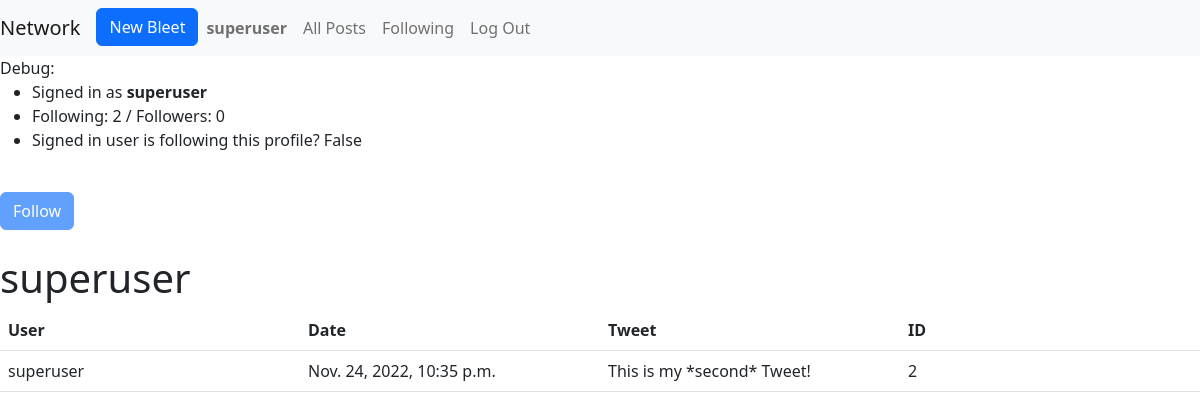
/profile/2 (signed in), run on an earlier commit of the app's database.
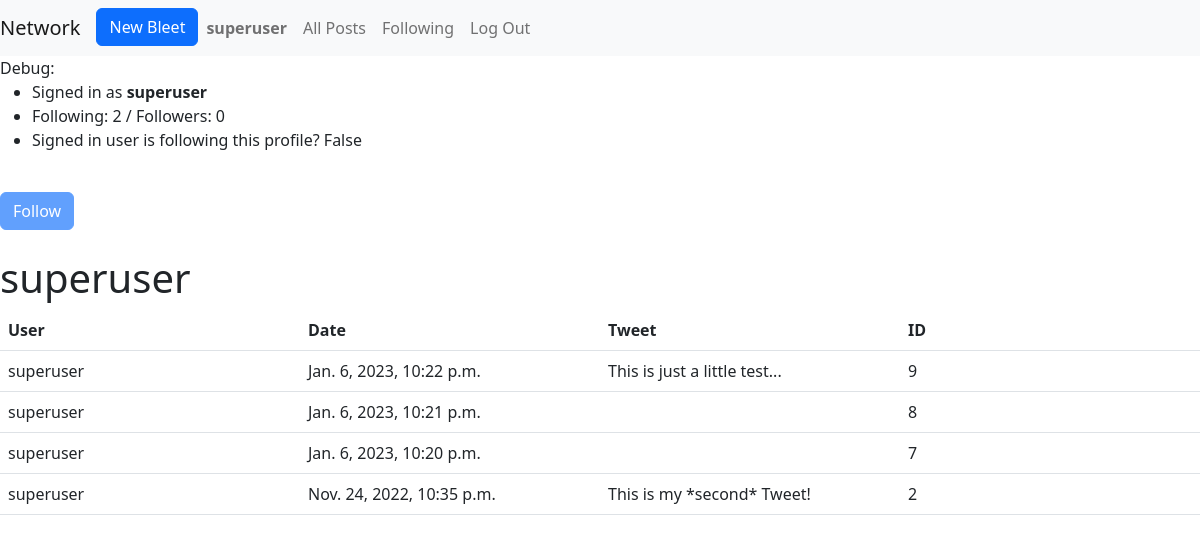
And on a later commit of the database.
### network/models.py (models this page shows)
class User(AbstractUser):
    pass

class Tweet(models.Model):
    author = models.ForeignKey(User, on_delete=models.CASCADE)
    tweetText = models.CharField(max_length=255)
    posted = models.DateTimeField(auto_now_add=True)
    like = models.ManyToManyField(User, blank=True, related_name="likes")
    def __str__(self):
        return f"{self.author} tweeted: {self.tweetText}"

### network/views.py (the view)
# urls.py: path("profile/<int:user_id>", views.profile, name="profile"),
def profile(request, user_id):
    profile = User.objects.get(id=user_id)
    if Follow.objects.filter(user=user_id, followed_by=request.user).exists():
        print("ya")
        following_status = True
    else:
        print("na")
        following_status = False
    followList = []
    following = request.user.following.all()
    for x in following:
        followList.append(x.user.id)
    profile = User.objects.get(id=user_id)
    if profile.id in followList:
        print("You are following")
    else:
        print("You are NOT following")
    tweets = Tweet.objects.filter(author=user_id).order_by('-posted')
    print(tweets)
    return render(request, "network/profile.html", {
        "viewed_profile": profile.username,
        "viewed_profile_id": user_id,
        "tweets": tweets,
        "following": profile.following.all().count(),
        "followedBy": Follow.objects.filter(user=user_id).count(),
        "following_status": following_status
    })

### network/templates/network/profile.html (shortened to what this page needs)
{% extends "network/layout.html" %}
{% block body %}
Debug:
<ul>
  <li>Signed in as <strong>{{ user.username }}</strong>
  <li>Following: {{ following }} / Followers: {{ followedBy }}
  <li>Signed in user is following this profile? {{ following_status }}
</ul>
<br>
{% if user.username == viewed_profile %}
<button type="button" class="btn btn-primary" onclick="follow()"disabled>Follow</button>
{% else %}
{% if following_status == True %}
<button type="button" class="btn btn-secondary" onclick="follow()">Unfollow</button>
{% elif following_status == False %}
<button type="button" class="btn btn-primary" onclick="follow()">Follow</button>
{% endif %}
{% endif %}
<br>
<br>
<h1 data-id="{{viewed_profile_id}}">{{viewed_profile}}</h1>
<table class="table">
  <thead>
    <tr>
      <th>User</th>
      <th>Date</th>
      <th>Tweet</th>
      <th>ID</th>
    </tr>
  </thead>
  {% for tweet in tweets %}
  <tr>
    <td>{{tweet.author}}</td>
    <td>{{tweet.posted}}</td>
    <td>{{tweet.tweetText}}</td>
    <td>{{tweet.id}}</td>
  </tr>
  {% endfor %}
</table>
{% endblock %}

### network/templates/network/layout.html (shortened to what this page needs)
{% load static %}
<!DOCTYPE html>
<html lang="en">
    <head>
            <link href="https://cdn.jsdelivr.net/npm/bootstrap@5.2.3/dist/css/bootstrap.min.css" rel="stylesheet">
            <link rel="stylesheet" href="{% static 'network/styles.css' %}"/>
    </head>
    <body>
        <nav class="navbar navbar-expand-lg navbar-light bg-light">
            <a class="navbar-brand" href="{% url 'index' %}">Network</a>
            <div>
              <ul class="navbar-nav mr-auto">
                <li class="nav-item">
                  <a class="btn btn-primary" href="{% url 'tweet' %}" role="button"> New Bleet</a>
                </li>
                {% if user.is_authenticated %}
                    <li class="nav-item">
                        <a class="nav-link" href="{% url 'profile' user_id=user.id%}"><strong>{{ user.username }}</strong></a>
                    </li>
                {% endif %}
                <li class="nav-item">
                  <a class="nav-link" href="{% url 'allPosts' %}">All Posts</a>
                </li>
                {% if user.is_authenticated %}
                    <li class="nav-item">
                        <a class="nav-link" href="{% url 'following' %}">Following</a>
                    </li>
                    <li class="nav-item">
                        <a class="nav-link" href="{% url 'logout' %}">Log Out</a>
                    </li>
                {% endif %}
              </ul>
            </div>
          </nav>
        <div class="body">
            {% block body %}
            {% endblock %}
        </div>
    </body>
</html>

### network/static/network/styles.css (style rules this page uses)
table { table-layout:fixed; }

What changed in the data, as far as the page shows it:
added Tweet: author "superuser", posted "Jan. 6, 2023, 10:22 p.m.", tweetText "This is just a little test...", id "9"
added Tweet: author "superuser", posted "Jan. 6, 2023, 10:21 p.m.", id "8"
added Tweet: author "superuser", posted "Jan. 6, 2023, 10:20 p.m.", id "7"
